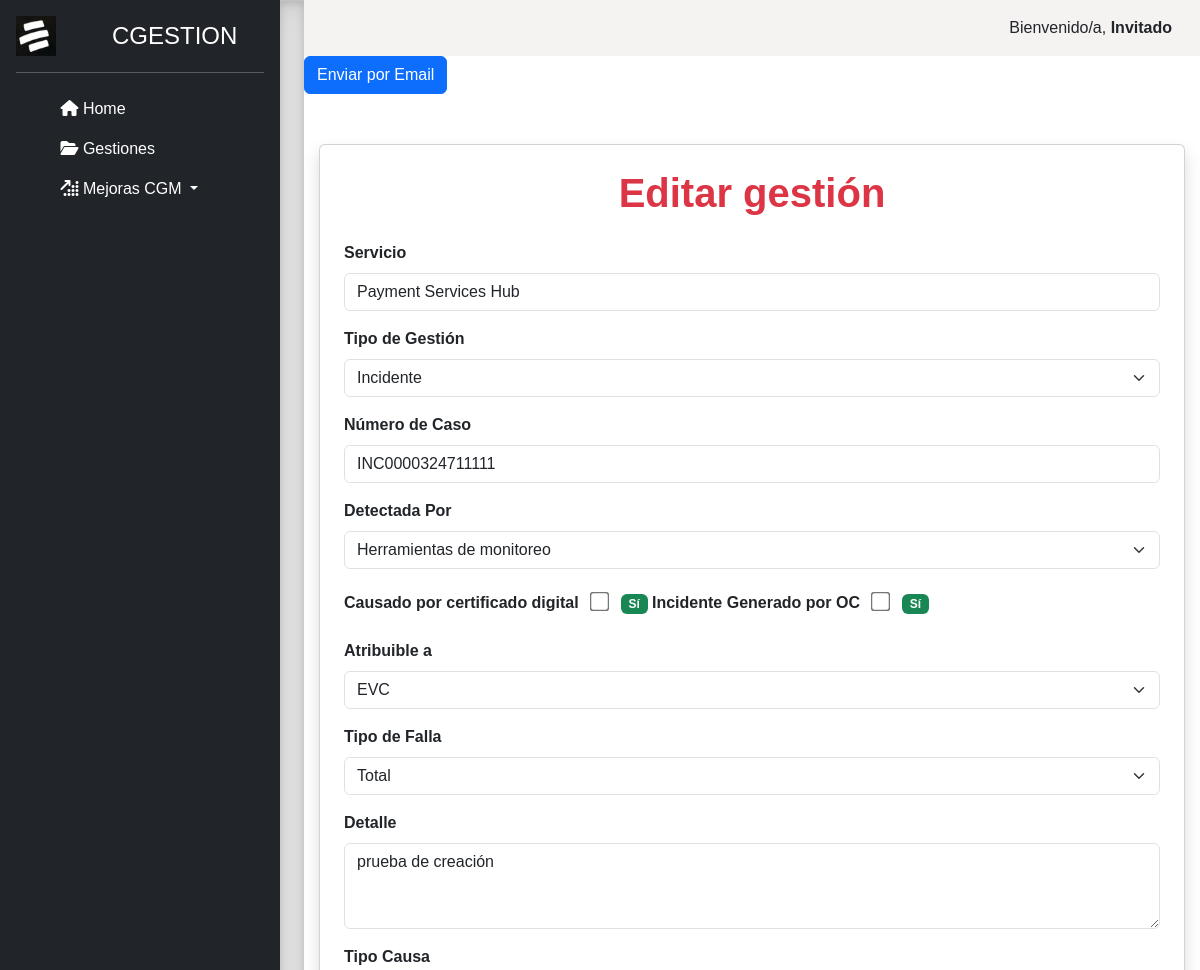
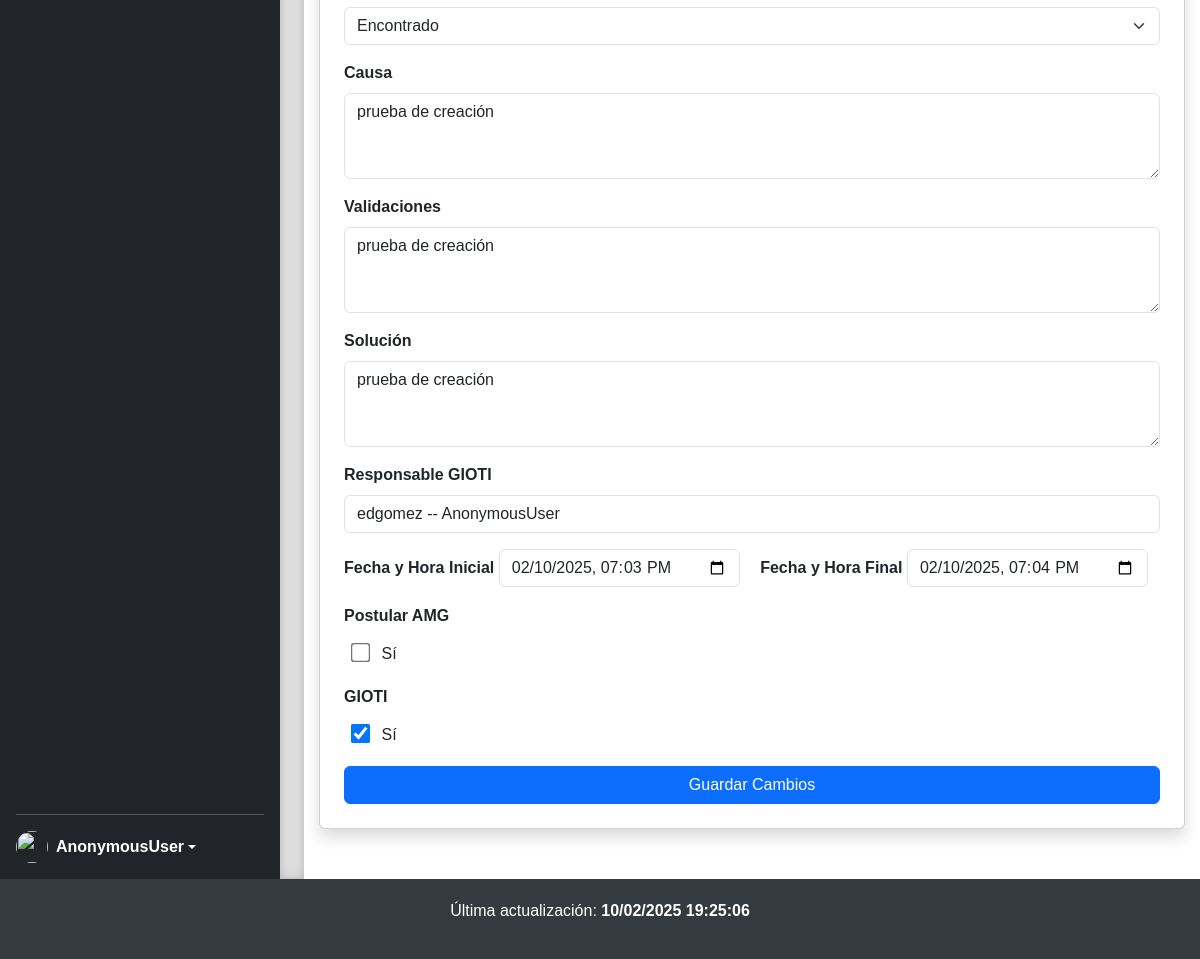
Screenshot of /editar_gestion/6/ with the database file from the repository (2 pictures, top to bottom).
### gestiones/models.py (models this page shows, shortened)
class Gestion(models.Model):
    servicio = models.CharField(max_length=250, verbose_name='Servicio')
    tipo_de_gestion = models.CharField(max_length=250, verbose_name='Tipo de gestion')
    numero_caso = models.CharField(max_length=250, verbose_name='Numero de caso')
    detectada_por = models.CharField(max_length=250, verbose_name='Detectado por')
    causado_por_certificado_digital = models.BooleanField(default=False, verbose_name='Causado por certificado digital')
    incidente_generado_por_OC = models.BooleanField(default=False, verbose_name='Incidente generado por OC')
    atribuible_a = models.CharField(max_length=30, verbose_name='Atribuible a')
    tipo_de_falla = models.CharField(max_length=30, verbose_name='Tipo de falla')
    detalle = models.TextField(verbose_name='Detalle')
    tipo_causa = models.CharField(max_length=30, verbose_name='Tipo_causa')
    causa = models.TextField(verbose_name='Causa')
    validaciones = models.TextField(verbose_name='Validaciones')
    solucion = models.TextField(verbose_name='Solucion')
    responsable_gioti = models.CharField(max_length=250, verbose_name='Responsable gioti')
    fecha_hora_inicial = models.DateTimeField("Fecha y Hora Inicial", auto_now=False, auto_now_add=False )
    fecha_hora_final = models.DateTimeField("Fecha y Hora Final", auto_now=False, auto_now_add=False)
    postular_amg = models.BooleanField(default=False, verbose_name='Postular AMG')
    gioti = models.BooleanField(default=False, verbose_name='GIOTI')
    class Meta:
        verbose_name = 'Gestion'
        verbose_name_plural = 'Gestiones'
        ordering=['-id']

### gestiones/views.py (the view, shortened to what this page needs)
# urls.py: path('editar_gestion/<int:id>/',views.editar_gestion, name='editar_gestion'),
def editar_gestion(request, id):
    first_name = request.user.first_name if request.user.is_authenticated else "Invitado"
    gestion = get_object_or_404(Gestion, id=id)
    fecha_hora_actual = datetime.now().strftime('%Y-%m-%dT%H:%M')
    return render(request, 'editar_gestion.html', {'gestion': gestion, "first_name":first_name,'fecha_hora_actual': fecha_hora_actual})

### gestiones/templates/editar_gestion.html (shortened to what this page needs)
{% extends "layout.html" %}
{% block content %}
<nav class="navbar navbar-expand-lg px-3" style="background-color: rgb(245, 242, 242);">
  <div class="container-fluid">
      <span class="navbar-text text-dark ms-auto">
          Bienvenido/a, <strong>{{ first_name }}</strong>
      </span>
  </div>
</nav>
<form method="post">
  <a href="{% url 'enviar_email' gestion.id %}" class="btn btn-primary">Enviar por Email</a>
<div class="container-fluid d-flex flex-column align-items-center" style="min-height: 100vh; padding: 50px 15px; overflow-y: auto;">
  <div class="card shadow p-4" style="max-width: 1000px; width: 100%;">
    <h1 class="mb-4 text-center text-danger"><strong>Editar gestión</strong></h1>
    <form method="POST" novalidate>
      <div class="mb-3">
        <label for="servicio" class="form-label"><strong>Servicio</strong></label>
        <input type="text" class="form-control" id="servicio" name="servicio" value="{{ gestion.servicio }}" placeholder="Ingrese el servicio" >
      </div>
<div class="mb-3">
  <label for="tipo_de_gestion" class="form-label"><strong>Tipo de Gestión</strong></label>
  <select class="form-select" id="tipo_de_gestion" name="tipo_de_gestion" required>
    <option value="Incidente" value="Incidente" {% if gestion.tipo_de_gestion == 'Incidente' %}selected{% endif %}>Incidente</option>
  </select>
</div>
      <div class="mb-3">
        <label for="numero_caso" class="form-label"><strong>Número de Caso</strong></label>
        <input type="text" class="form-control" id="numero_caso" name="numero_caso"  placeholder="Ingrese el número de caso"  value="{{ gestion.numero_caso }}" >
      </div>
<div class="mb-3">
  <label for="detectada_por" class="form-label"><strong>Detectada Por</strong></label>
  <select class="form-select" id="detectada_por" name="detectada_por" required>
    <option value="Herramientas de monitoreo" {% if gestion.detectada_por == 'Herramientas de monitoreo' %}selected{% endif %}>Herramientas de monitoreo</option>
  </select>
</div>
<div class="mb-3">
  <label class="form-label"><strong>Causado por certificado digital</strong></label>
  <input type="checkbox" id="causado_por_certificado_digital" class="checkbox-grande" name="causado_por_certificado_digital"  >
    <label for="causado_por_certificado_digital" class="badge bg-success"> Sí </label>
  <label class="form-label"><strong>Incidente Generado por OC</strong></label>
  <input type="checkbox" id="incidente_generado_por_OC" class="checkbox-grande" name="incidente_generado_por_OC" {% if gestion.incidente_generado_por_OC %} checked {% endif %} {% if generadoporc == "on" %} checked {% endif %}>
  <label for="incidente_generado_por_OC" class="badge bg-success"> Sí </label>
</div>
<div class="mb-3">
  <label for="atribuible_a" class="form-label"><strong>Atribuible a</strong></label>
  <select class="form-select" id="atribuible_a" name="atribuible_a" required>
    <option value="EVC" {% if gestion.atribuible_a == 'EVC' %}selected{% endif %}>EVC</option>
  </select>
</div>
<div class="mb-3">
  <label for="tipo_de_falla" class="form-label"><strong>Tipo de Falla</strong></label>
  <select class="form-select" id="tipo_de_falla" name="tipo_de_falla" required>
    <option value="Total" {% if gestion.tipo_de_falla == 'Total' %}selected{% endif %}>Total</option>
  </select>
</div>
<div class="mb-3">
  <label for="detalle" class="form-label"><strong>Detalle</strong></label>
  <textarea class="form-control" id="detalle" name="detalle" rows="3" placeholder="Describa el detalle" >{{ gestion.detalle }}</textarea>
</div>
<div class="mb-3">
  <label for="tipo_causa" class="form-label"><strong>Tipo Causa</strong></label>
  <select class="form-select" id="tipo_causa" name="tipo_causa" >
    <option value="Encontrado" {% if gestion.tipo_causa == 'Encontrado' %}selected{% endif %}>Encontrado</option>
  </select>
</div>
<div class="mb-3">
  <label for="causa" class="form-label"><strong>Causa</strong></label>
  <textarea class="form-control" id="causa" name="causa" rows="3" placeholder="Describa la causa" required>{{ gestion.causa }}</textarea>
</div>
<div class="mb-3">
  <label for="validaciones" class="form-label"><strong>Validaciones</strong></label>
  <textarea class="form-control" id="validaciones" name="validaciones" rows="3" placeholder="Ingrese las validaciones" required>{{ gestion.validaciones }}</textarea>
</div>
<div class="mb-3">
  <label for="solucion" class="form-label"><strong>Solución</strong></label>
  <textarea class="form-control" id="solucion" name="solucion" rows="3" placeholder="Ingrese la solución" >{{ gestion.solucion }}</textarea>
</div>
<div class="mb-3">
  <label for="responsable_gioti" class="form-label"><strong>Responsable GIOTI</strong></label>
  <input type="text" class="form-control" id="responsable_gioti" name="responsable_gioti" value="{{ gestion.responsable_gioti }} -- {{ user }}" readonly>
</div>
<div class="mb-3">
  <label for="fecha_hora_inicial" class="form-label"><strong>Fecha y Hora Inicial</strong></label>
  <input type="datetime-local" class="form-control d-inline w-auto me-3" id="fecha_hora_inicial" name="fecha_hora_inicial" value="{{ gestion.fecha_hora_inicial|date:'Y-m-d\TH:i' }}" >
  <label for="fecha_hora_final" class="form-label"><strong>Fecha y Hora Final</strong></label>
  <input type="datetime-local" class="form-control d-inline w-auto" id="fecha_hora_final" name="fecha_hora_final" value="{{ gestion.fecha_hora_final|date:'Y-m-d\TH:i' }}" >
</div>
  <div class="mb-3">
    <label class="form-label"><strong>Postular AMG</strong></label>
    <div>
      <input type="checkbox" id="postular_amg" class="checkbox-grande" name="postular_amg" {% if gestion.postular_amg %} checked {% endif %}>
      <label for="postular_amg">Sí</label>
    </div>
  </div>
<div class="mb-3">
  <label class="form-label"><strong>GIOTI</strong></label>
  <div>
    <input type="checkbox" id="gioti" name="gioti" class="checkbox-grande" {% if gestion.gioti %} checked {% endif %}>
    <label for="gioti">Sí</label>
  </div>
</div>
      <div class="d-grid">
        <button type="submit" class="btn btn-primary">Guardar Cambios</button>
      </div>
    </form>
  </div>
</div>
{% endblock %}

### gestiones/static/css/styles.css (style rules this page uses)
* { font-family: Verdana, Geneva, Tahoma, sans-serif; text-decoration: none; }
.checkbox-grande { transform: scale(1.5); margin-right: 10px; margin: 10px; }

### rows the page displays
Gestion: servicio "Payment Services Hub", tipo_de_gestion "Incidente", numero_caso "INC0000324711111", detectada_por "Herramientas de monitoreo", atribuible_a "EVC", tipo_de_falla "Total", detalle "prueba de creación", tipo_causa "Encontrado", causa "prueba de creación", validaciones "prueba de creación", solucion "prueba de creación", responsable_gioti "edgomez -- AnonymousUser", fecha_hora_inicial "02/10/2025 19:03", fecha_hora_final "02/10/2025 19:04", gioti "☑"

### other values shown
{{ user }} "AnonymousUser"
{{ first_name }} "Invitado"
